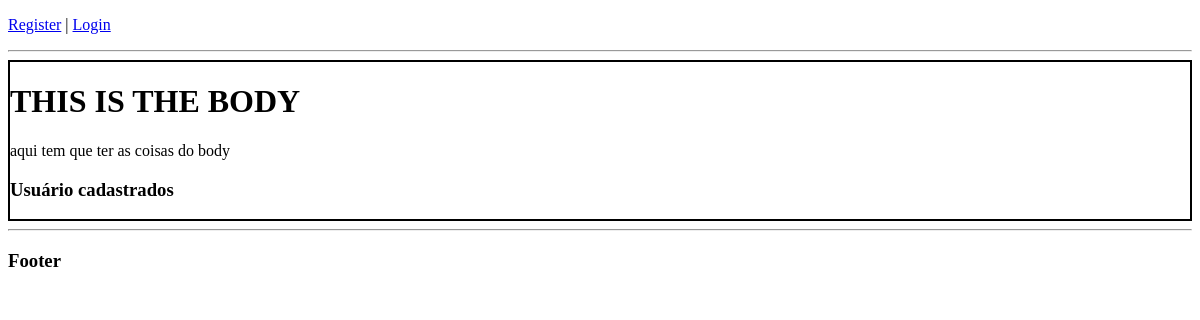
/, run on an earlier commit of the app's database.
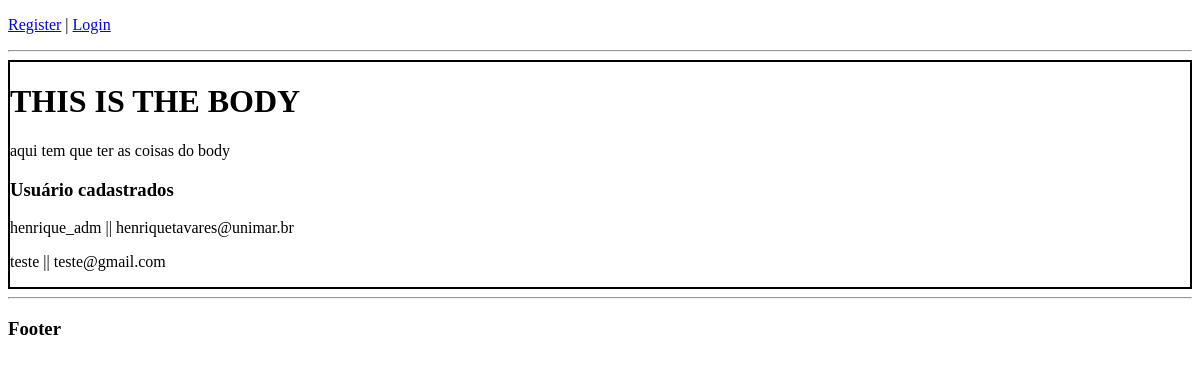
And on a later commit of the database.
### account/models.py (models this page shows, shortened)
class Account(AbstractBaseUser):
    email = models.EmailField(verbose_name="email", max_length=60, unique=True)
    username = models.CharField(max_length=30, unique=True)
    date_joined = models.DateTimeField(verbose_name="date joined", auto_now_add=True)
    last_login = models.DateTimeField(verbose_name="last login", auto_now=True)
    is_admin = models.BooleanField(default=False)
    is_active = models.BooleanField(default=True)
    is_staff = models.BooleanField(default=False)
    is_superuser = models.BooleanField(default=False)
    USERNAME_FIELD = 'email'
    REQUIRED_FIELDS = ['username', ] #campo que serão requisitados
    objects = MyAccountManager()

### personal/views.py (the view)
# urls.py: path('', home_screen_view, name='home'),
def home_screen_view(request):
    context = {}
    accounts = Account.objects.all()
    context['accounts'] = accounts
    '''

    context['some_string'] = 'this is some string que estou passando para a view'
    context['some_number'] = 34252708
    context['nome'] = "Henrique"


    context = {
        'some_string': 'segunda forma de contexto',
        'some_number': 892720,
        'nome': "Henrique",
    }

    list_of_values = []
    list_of_values.append("primeiro")
    list_of_values.append("segundo")
    list_of_values.append("terceiro")
    list_of_values.append("quarto")
    context['list_of_values'] = list_of_values
    '''
    return render(request, "personal/home.html", context)

### personal/templates/personal/home.html (shortened to what this page needs)
{% extends 'base.html' %}
{% block content %}
<div style="border: 2px solid #000;">
    <h1>THIS IS THE BODY</h1>
    <p>aqui tem que ter as coisas do body</p>
    <h3>Usuário cadastrados</h3>
    {% for account in accounts %}
        <p>{{account.username}} || {{account.email}}</p>
    {% endfor %}
</div>
{% endblock content%}

What changed in the data, as far as the page shows it:
added Account: username "henrique_adm", email "henriquetavares@unimar.br"
added Account: username "teste", email "teste@gmail.com"
